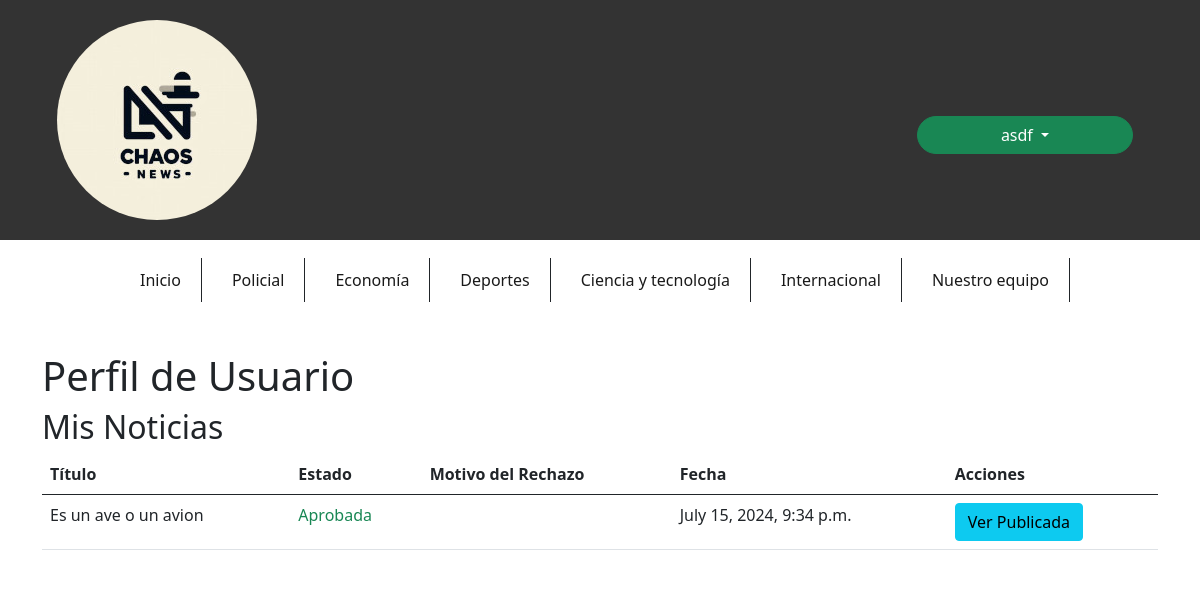
/subir_noticias/perfil/ (signed in), run on the app's committed database.
### subir_noticias/models.py (models this page shows, shortened)
class Noticia(models.Model):
    CATEGORIAS = [
        ('----', '---'),
        ('policial', 'Policial'),
        ('economia', 'Economía'),
        ('deportes', 'Deportes'),
        ('ciencia_tecnologia', 'Ciencia y Tecnología'),
        ('internacional', 'Internacional'),
    ]
    titulo = models.CharField(max_length=200)
    contenido = models.TextField()
    ubicacion = models.CharField(max_length=100)
    categoria = models.CharField(max_length=50, choices=CATEGORIAS)
    autor = models.ForeignKey(User, on_delete=models.CASCADE)
    fecha_publicacion = models.DateTimeField(auto_now_add=True)
    aprobada = models.BooleanField(default=False)
    rechazada = models.BooleanField(default=False)
    motivo_rechazo = models.TextField(blank=True, null=True)
    publicada = models.BooleanField(default=False)

### subir_noticias/views.py (the view)
# urls.py: path('perfil/', views.perfil_usuario, name='perfil_usuario'),
@login_required
def perfil_usuario(request):
    noticias = Noticia.objects.filter(autor=request.user)
    return render(request, 'subir_noticias/perfil_usuario.html', {'noticias': noticias})

### subir_noticias/templates/subir_noticias/perfil_usuario.html (shortened to what this page needs)
{% load static %}
<!DOCTYPE html>
<html lang="en">
<head>
    <link rel="stylesheet" href="{% static 'css/estiloCenter.css' %}">
    <link rel="stylesheet" href="{% static 'css/estiloindex.css' %}">
    <link href="https://cdn.jsdelivr.net/npm/bootstrap@5.0.2/dist/css/bootstrap.min.css" rel="stylesheet">
</head>
<body>
    <header class="container-fluid">
        <article class="row align-items-center">
            <section id="logo" class="col-9 col-sm text-center text-lg-start">
                <a href="{% url 'index' %}">
                    <img src="{% static 'img/Logo.jpg' %}" alt="Logo" id="imgLogo" class="img-fluid">
                </a>
            </section>
            <section id="log_in" class="col-3 col-sm mt-auto">
                <div id="divUsuario" class="dropdown">
                    <button type="button" id="boton" class="btn btn-success rounded-pill dropdown-toggle" data-bs-toggle="dropdown" aria-expanded="false">
                        {{ user }}
                    </button>
                </div>
            </section>
        </article>
    </header>
    <nav class="navbar navbar-expand-lg navbar-light" style="background-color: #ffffff;">
        <div class="container-md">
            <div class="collapse navbar-collapse" id="navbarCollapse">
                <ul id="nav" class="navbar-nav mb-2 mn-lg-0 mx-auto">
                    <li class="border-end border-dark nav-item navbar-text">
                        <a href="{% url 'index' %}" class="text-decoration-none">Inicio</a>
                    </li>
                    <li class="border-end border-dark nav-item navbar-text"><a href="#" class="text-decoration-none">Policial</a></li>
                    <li class="border-end border-dark nav-item navbar-text"><a href="#" class="text-decoration-none">Economía</a></li>
                    <li class="border-end border-dark nav-item navbar-text"><a href="#" class="text-decoration-none">Deportes</a></li>
                    <li class="border-end border-dark nav-item navbar-text"><a href="{% url 'noticias_ciencia_tecnologia' %}" class="text-decoration-none">Ciencia y tecnología</a></li>
                    <li class="border-end border-dark nav-item navbar-text"><a href="{% url 'noticias_internacionales' %}" class="text-decoration-none">Internacional</a></li>
                    <li class="border-end border-dark nav-item navbar-text"><a href="{% url 'periodistas' %}" class="text-decoration-none">Nuestro equipo</a></li>
                </ul>
            </div>
        </div>
    </nav>
    <main class="container mt-4">
        <h1>Perfil de Usuario</h1>
        <h2>Mis Noticias</h2>
        <table class="table">
            <thead>
                <tr>
                    <th>Título</th>
                    <th>Estado</th>
                    <th>Motivo del Rechazo</th>
                    <th>Fecha</th>
                    <th>Acciones</th>
                </tr>
            </thead>
            <tbody>
                {% for noticia in noticias %}
                <tr>
                    <td>{{ noticia.titulo }}</td>
                    <td>
                        {% if noticia.aprobada %}
                            <span class="text-success">Aprobada</span>
                        {% elif noticia.rechazada %}
                            <span class="text-danger">Rechazada</span>
                        {% else %}
                            <span class="text-warning">Pendiente</span>
                        {% endif %}
                    </td>
                    <td>{{ noticia.motivo_rechazo }}</td>
                    <td>{{ noticia.fecha_publicacion }}</td>
                    <td>
                        {% if noticia.aprobada and noticia.publicada %}
                            <a href="{% url 'ver_noticia_publicada' noticia.id %}" class="btn btn-info">Ver Publicada</a>
                        {% else %}
                            No Disponible
                        {% endif %}
                    </td>
                </tr>
                {% endfor %}
            </tbody>
        </table>
    </main>
</body>
</html>

### data on the page
Noticia: titulo "Es un ave o un avion", aprobada "Aprobada", fecha_publicacion "July 15, 2024, 9:34 p.m."

### other printed values
{{ user }} "asdf"
